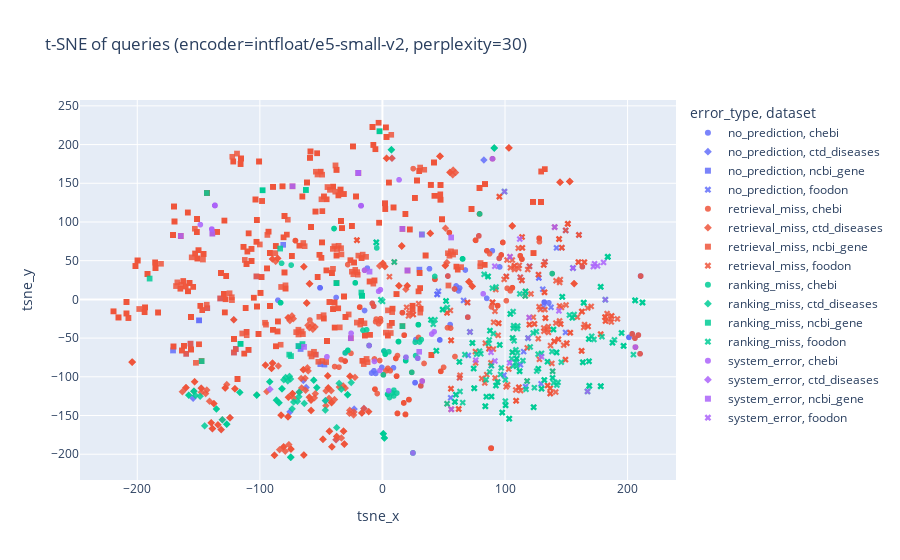

Write notebook code for a chart like this one.
### Code cell
# Interactive scatter
fig = px.scatter(
    df_plot,
    x='tsne_x', y='tsne_y',
    color='error_type', symbol='dataset',
    hover_data={
        'query': True,
        'predicted_label': True,
        'gold_ids': True,
        'model': True,
        'run_id': True,
        'confidence': True,
        'is_correct': True,
        'tsne_x': False,
        'tsne_y': False,
    },
    title=f"t-SNE of queries (encoder={encoder_name}, perplexity={perp})",
    opacity=0.85,
)
fig.update_traces(marker=dict(size=6, line=dict(width=0)))
fig.show()
